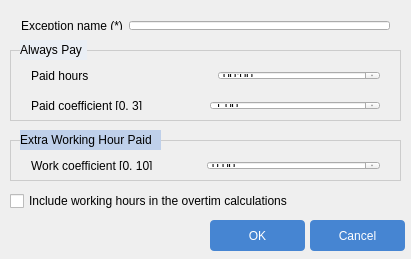
<?xml version="1.0" encoding="UTF-8"?>
<ui version="4.0">
 <class>ExceptionFormClass</class>
 <widget class="QWidget" name="ExceptionFormClass">
  <property name="geometry">
   <rect>
    <x>0</x>
    <y>0</y>
    <width>411</width>
    <height>259</height>
   </rect>
  </property>
  <property name="windowTitle">
   <string>ExceptionForm</string>
  </property>
  <widget class="QWidget" name="formLayoutWidget">
   <property name="geometry">
    <rect>
     <x>10</x>
     <y>10</y>
     <width>391</width>
     <height>31</height>
    </rect>
   </property>
   <layout class="QFormLayout" name="formLayout">
    <item row="0" column="0">
     <widget class="QLabel" name="exceptionNameLabel">
      <property name="text">
       <string>Exception name (*)</string>
      </property>
     </widget>
    </item>
    <item row="0" column="1">
     <widget class="QLineEdit" name="exceptionNameEdit"/>
    </item>
   </layout>
  </widget>
  <widget class="QFrame" name="frame">
   <property name="geometry">
    <rect>
     <x>10</x>
     <y>50</y>
     <width>391</width>
     <height>71</height>
    </rect>
   </property>
   <property name="styleSheet">
    <string notr="true">QFrame {
	border: 1px solid #ccc;
}</string>
   </property>
   <property name="frameShape">
    <enum>QFrame::StyledPanel</enum>
   </property>
   <property name="frameShadow">
    <enum>QFrame::Raised</enum>
   </property>
   <widget class="QWidget" name="formLayoutWidget_2">
    <property name="geometry">
     <rect>
      <x>10</x>
      <y>10</y>
      <width>371</width>
      <height>31</height>
     </rect>
    </property>
    <layout class="QFormLayout" name="formLayout_2">
     <property name="labelAlignment">
      <set>Qt::AlignLeading|Qt::AlignLeft|Qt::AlignVCenter</set>
     </property>
     <property name="horizontalSpacing">
      <number>129</number>
     </property>
     <item row="0" column="0">
      <widget class="QLabel" name="paidHourLabel">
       <property name="styleSheet">
        <string notr="true">QLabel {
	border: none;
}</string>
       </property>
       <property name="text">
        <string>Paid hours</string>
       </property>
      </widget>
     </item>
     <item row="0" column="1">
      <widget class="QTimeEdit" name="paidHourTime">
       <property name="maximumSize">
        <size>
         <width>180</width>
         <height>16777215</height>
        </size>
       </property>
       <property name="maximumTime">
        <time>
         <hour>12</hour>
         <minute>0</minute>
         <second>0</second>
        </time>
       </property>
       <property name="currentSection">
        <enum>QDateTimeEdit::HourSection</enum>
       </property>
       <property name="displayFormat">
        <string>hh:mm</string>
       </property>
      </widget>
     </item>
    </layout>
   </widget>
   <widget class="QWidget" name="formLayoutWidget_3">
    <property name="geometry">
     <rect>
      <x>10</x>
      <y>40</y>
      <width>371</width>
      <height>31</height>
     </rect>
    </property>
    <layout class="QFormLayout" name="formLayout_3">
     <property name="labelAlignment">
      <set>Qt::AlignLeading|Qt::AlignLeft|Qt::AlignVCenter</set>
     </property>
     <property name="horizontalSpacing">
      <number>67</number>
     </property>
     <item row="0" column="0">
      <widget class="QLabel" name="paidCoeffLabel">
       <property name="styleSheet">
        <string notr="true">QLabel {
	border: none;
}</string>
       </property>
       <property name="text">
        <string>Paid coefficient [0, 3]</string>
       </property>
      </widget>
     </item>
     <item row="0" column="1">
      <widget class="QDoubleSpinBox" name="paidCoeffSpinBox">
       <property name="maximumSize">
        <size>
         <width>180</width>
         <height>16777215</height>
        </size>
       </property>
       <property name="minimum">
        <double>1.000000000000000</double>
       </property>
       <property name="maximum">
        <double>3.000000000000000</double>
       </property>
       <property name="singleStep">
        <double>0.100000000000000</double>
       </property>
      </widget>
     </item>
    </layout>
   </widget>
  </widget>
  <widget class="QLabel" name="alwayPayLabel">
   <property name="geometry">
    <rect>
     <x>20</x>
     <y>40</y>
     <width>67</width>
     <height>20</height>
    </rect>
   </property>
   <property name="styleSheet">
    <string notr="true">QLabel {
	background-color: #EAEFF5;
	border: none;
}</string>
   </property>
   <property name="text">
    <string>Always Pay</string>
   </property>
  </widget>
  <widget class="QFrame" name="frame_2">
   <property name="geometry">
    <rect>
     <x>10</x>
     <y>140</y>
     <width>391</width>
     <height>41</height>
    </rect>
   </property>
   <property name="styleSheet">
    <string notr="true">QFrame {
	border: 1px solid #ccc;
}</string>
   </property>
   <property name="frameShape">
    <enum>QFrame::StyledPanel</enum>
   </property>
   <property name="frameShadow">
    <enum>QFrame::Raised</enum>
   </property>
   <widget class="QWidget" name="formLayoutWidget_11">
    <property name="geometry">
     <rect>
      <x>10</x>
      <y>10</y>
      <width>371</width>
      <height>31</height>
     </rect>
    </property>
    <layout class="QFormLayout" name="formLayout_11">
     <property name="labelAlignment">
      <set>Qt::AlignLeading|Qt::AlignLeft|Qt::AlignVCenter</set>
     </property>
     <property name="horizontalSpacing">
      <number>54</number>
     </property>
     <item row="0" column="0">
      <widget class="QLabel" name="workCoeffLabel">
       <property name="styleSheet">
        <string notr="true">QLabel {
	border: none;
}</string>
       </property>
       <property name="text">
        <string>Work coefficient [0, 10]</string>
       </property>
      </widget>
     </item>
     <item row="0" column="1">
      <widget class="QDoubleSpinBox" name="workCoeffSpinBox">
       <property name="maximumSize">
        <size>
         <width>180</width>
         <height>16777215</height>
        </size>
       </property>
       <property name="maximum">
        <double>10.000000000000000</double>
       </property>
       <property name="singleStep">
        <double>0.100000000000000</double>
       </property>
      </widget>
     </item>
    </layout>
   </widget>
  </widget>
  <widget class="QCheckBox" name="isOverTimeCheckBox">
   <property name="geometry">
    <rect>
     <x>10</x>
     <y>190</y>
     <width>311</width>
     <height>22</height>
    </rect>
   </property>
   <property name="text">
    <string>Include working hours in the overtim calculations</string>
   </property>
  </widget>
  <widget class="QPushButton" name="btnOk">
   <property name="geometry">
    <rect>
     <x>210</x>
     <y>220</y>
     <width>95</width>
     <height>31</height>
    </rect>
   </property>
   <property name="font">
    <font>
     <family>Arial</family>
     <pointsize>9</pointsize>
    </font>
   </property>
   <property name="styleSheet">
    <string notr="true">QPushButton {
	text-align: center;
	color: #fff;
	background-color: rgba(70, 133, 210, 1);
	border-radius: 4px;
}

QPushButton:hover {
	background-color: rgba(70, 133, 210, 0.7);
}</string>
   </property>
   <property name="text">
    <string>OK</string>
   </property>
   <property name="icon">
    <iconset>
     <normaloff>../icons/check.png</normaloff>../icons/check.png</iconset>
   </property>
   <property name="iconSize">
    <size>
     <width>16</width>
     <height>16</height>
    </size>
   </property>
  </widget>
  <widget class="QPushButton" name="btnCancel">
   <property name="geometry">
    <rect>
     <x>310</x>
     <y>220</y>
     <width>95</width>
     <height>31</height>
    </rect>
   </property>
   <property name="font">
    <font>
     <family>Arial</family>
     <pointsize>9</pointsize>
    </font>
   </property>
   <property name="styleSheet">
    <string notr="true">QPushButton {
	text-align: center;
	color: #fff;
	background-color: rgba(70, 133, 210, 1);
	border-radius: 4px;
}

QPushButton:hover {
	background-color: rgba(70, 133, 210, 0.7);
}</string>
   </property>
   <property name="text">
    <string>Cancel</string>
   </property>
   <property name="icon">
    <iconset>
     <normaloff>../icons/close.png</normaloff>../icons/close.png</iconset>
   </property>
   <property name="iconSize">
    <size>
     <width>12</width>
     <height>12</height>
    </size>
   </property>
  </widget>
  <widget class="QLabel" name="extralabel">
   <property name="geometry">
    <rect>
     <x>20</x>
     <y>130</y>
     <width>141</width>
     <height>20</height>
    </rect>
   </property>
   <property name="styleSheet">
    <string notr="true">QLabel {
	background-color: #BFD0EA;
	border: none;
}</string>
   </property>
   <property name="text">
    <string>Extra Working Hour Paid</string>
   </property>
  </widget>
  <zorder>frame_2</zorder>
  <zorder>frame</zorder>
  <zorder>formLayoutWidget</zorder>
  <zorder>alwayPayLabel</zorder>
  <zorder>isOverTimeCheckBox</zorder>
  <zorder>btnOk</zorder>
  <zorder>btnCancel</zorder>
  <zorder>extralabel</zorder>
 </widget>
 <layoutdefault spacing="6" margin="11"/>
 <resources/>
 <connections/>
</ui>
